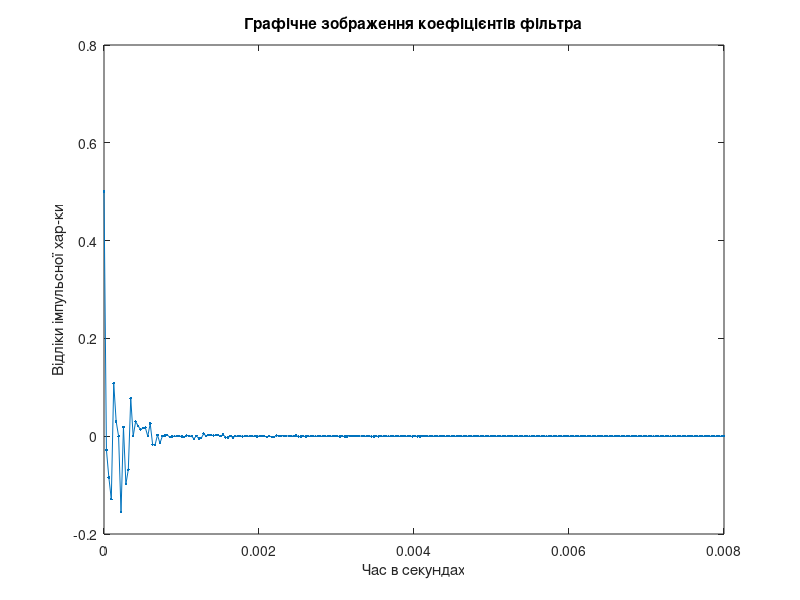
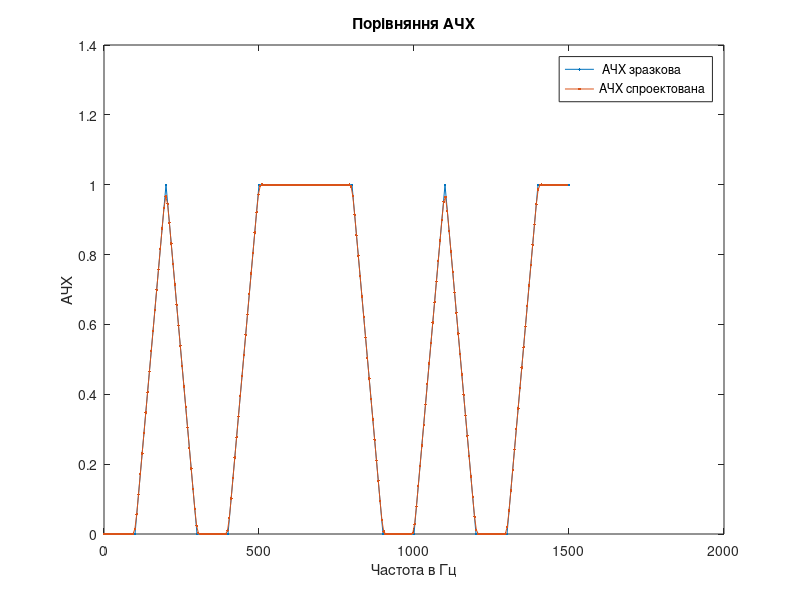

These figures' MATLAB source, in order:
% Синтез цифрового НЧ СІХ-фільтра частотними вибірками
clear;
fc = 500;                   % Частота зрізу ФНЧ в Гц
K = [0 0 1 0 0 1 1 1 1 0 0 1 0 0 1 1]; % Зразкова АЧХ ФНЧ
n = max(size(K));           % Кількість відліків зразкової АЧХ
N = 256;                     % Порядок СІХ фільтра
df=fc/5; f=(0:df:df*(n-1)); % Частотний аргумент зразкової АЧХ в Гц
fnorm=f/f(n);               % Нормування частоти для ф-ції fir2
b = fir2(N*2,fnorm,K);      % Імпульсна хар-ка СІХ фільтра
coef = b(N+1:N*2)           % Коефіцієнти фільтра
dt=1/(fc/4*(N-1)); t=(0:dt:(N-1)*dt); % Вектор часового аргументу ІХ
plot(t,coef,'.-');          % Графічне зображення коефіцієнтів фільтра
xlabel('Час в секундах'); ylabel('Відліки імпульсної хар-ки');
title('Графічне зображення коефіцієнтів фільтра');
[W,w] = freqz(b,1,N);       % Обчислення комплексної АФЧХ W(jw)
fd=w/pi*f(n);               % Денормування частоти для графіка
figure; 
plot(f,K,'.-',fd,abs(W),'.-'); % Графічне порівняння АЧХ 
xlabel('Частота в Гц'); ylabel('АЧХ');
legend(' АЧХ зразкова','АЧХ спроектована'); title('Порівняння АЧХ');
